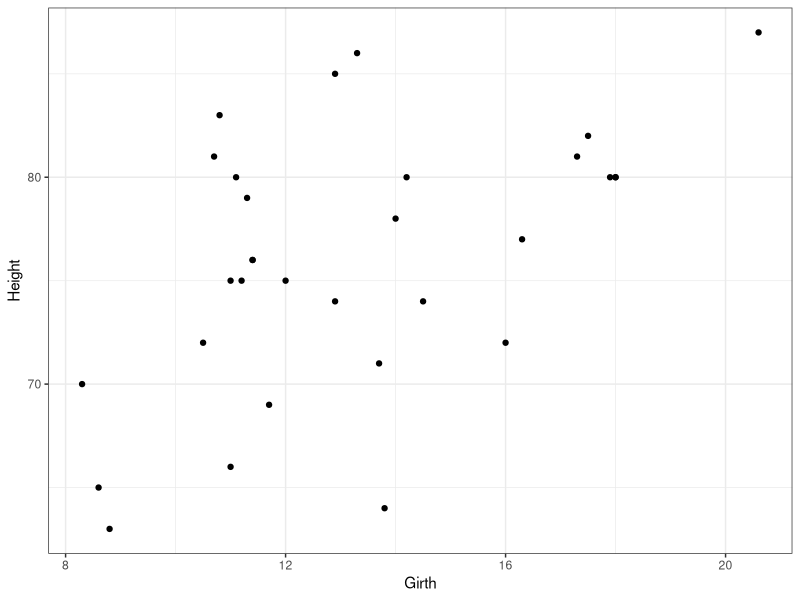
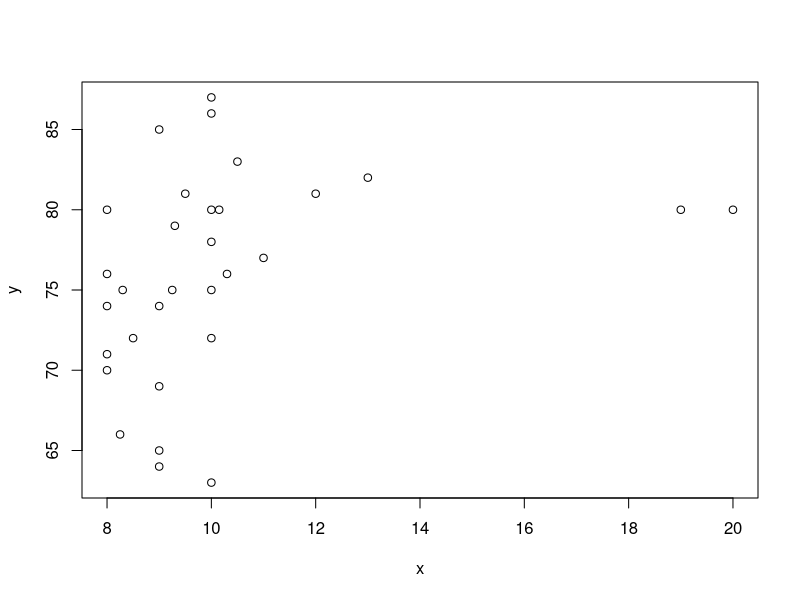
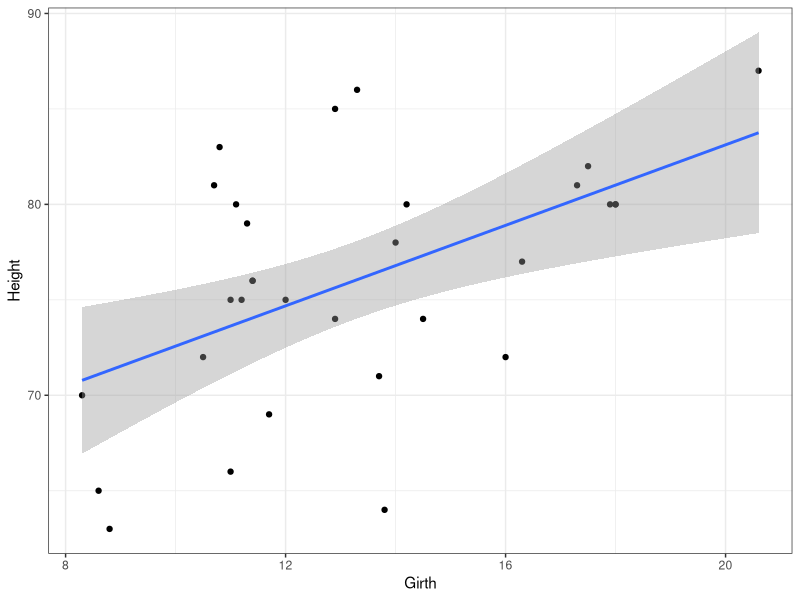
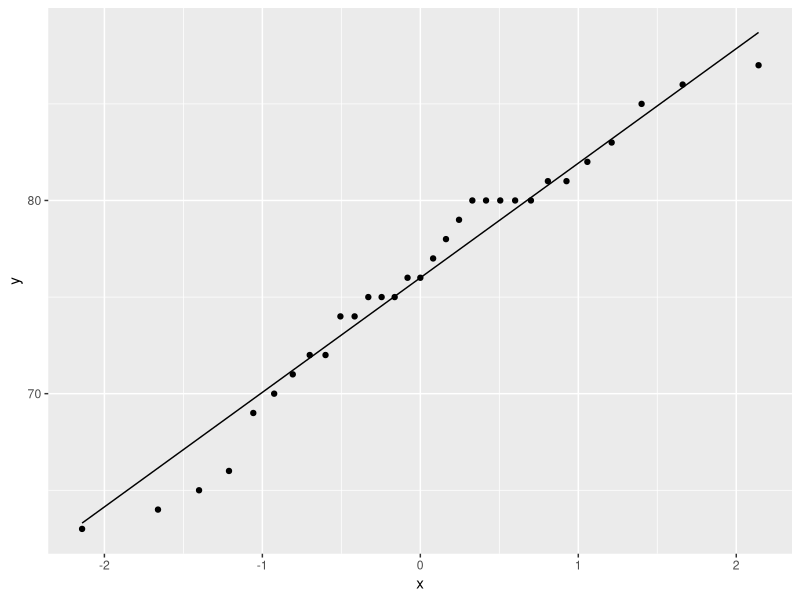
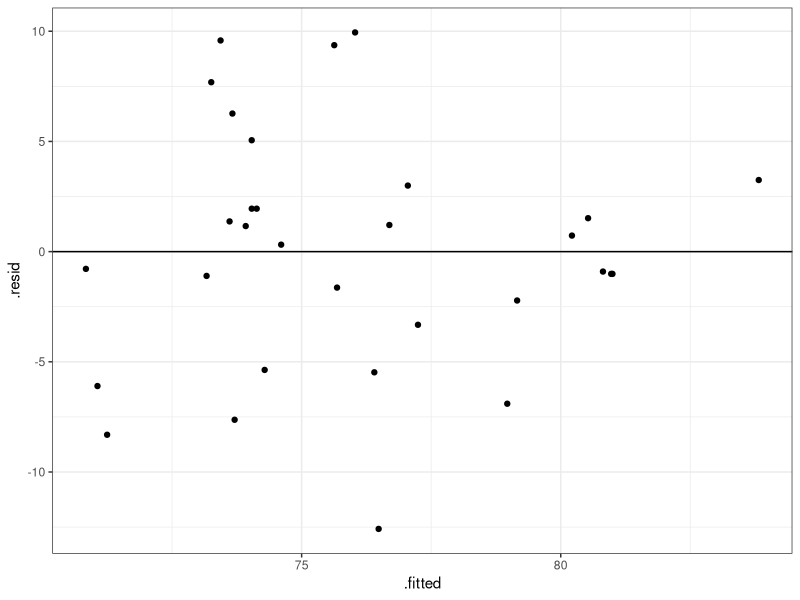
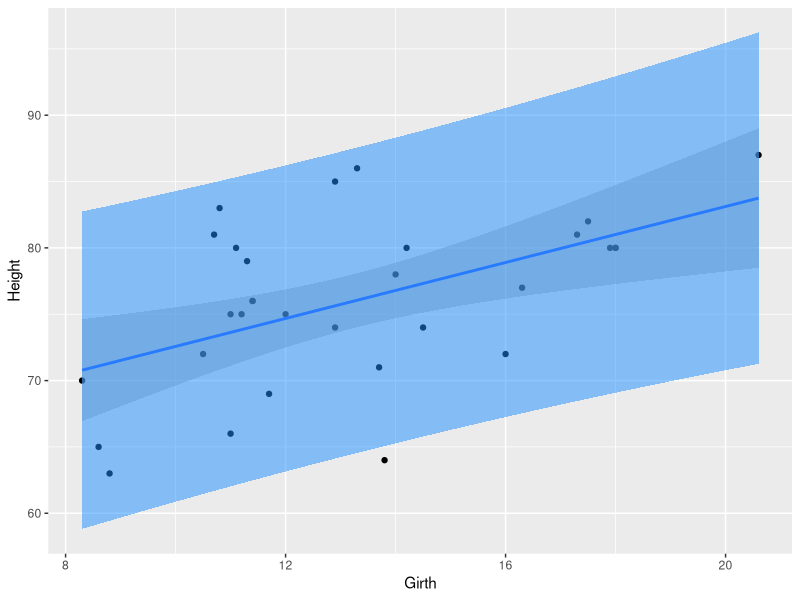
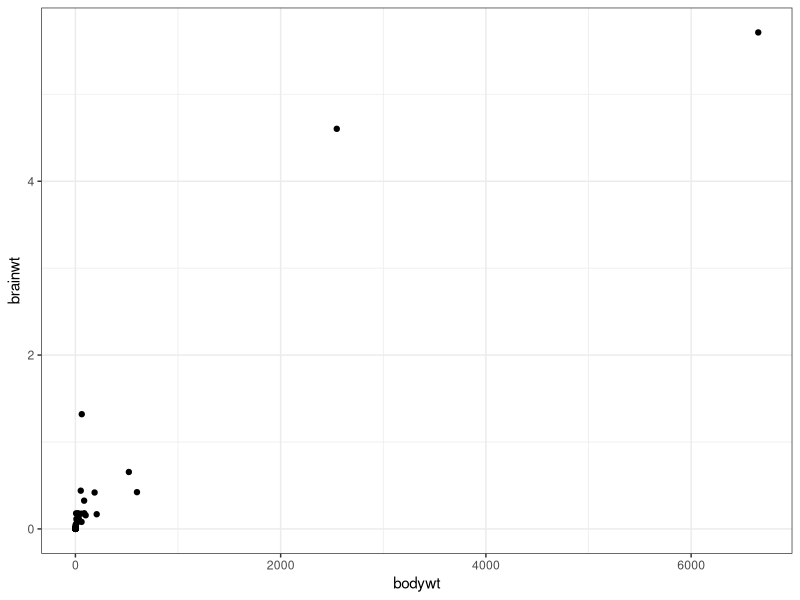
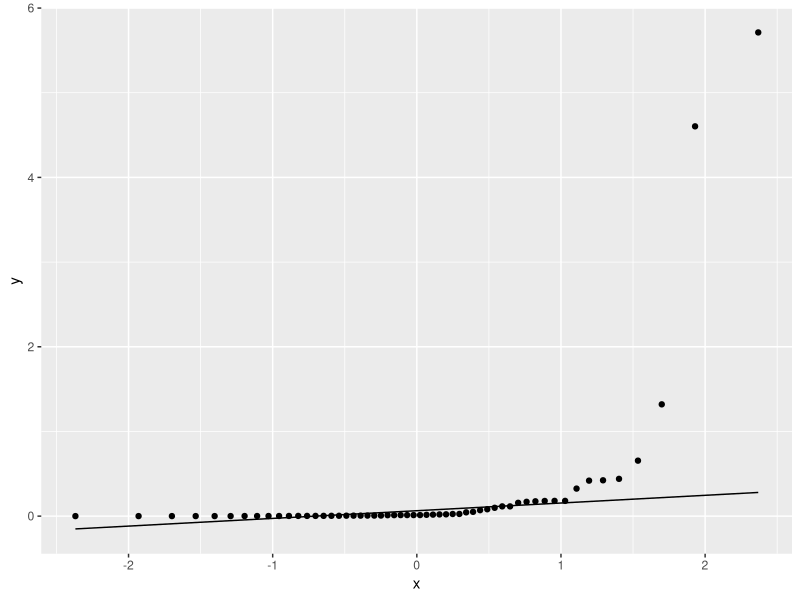

Recreate these plots in R, in order.
## ---- chunk 1
#| label: setup
#| include: false

# libraries
library(tidyverse)

# data objects
data("trees")
## ---- chunk 2
names(trees)
dim(trees)
head(trees)
## ---- chunk 3
ggplot(trees,
       aes(x = Girth,
           y = Height)) +
  geom_point() +
  theme_bw()
## ---- chunk 4
#| echo: false

y = trees$Height
x = c(8, 9, 10,
      8.5, 9.5, 10.5,
      8.25, 9.25, 10.15,
      8.3, 9.3, 10.3,
      8, 9, 10,
      8, 9, 10,
      8, 9, 10,
      8, 9, 10,
      11, 12, 13,
      10, 20, 19, 10)

plot(y~x)
## ---- chunk 5
ggplot(trees,
       aes(x = Girth,
           y = Height)) +
  geom_point() +
  geom_smooth(method = "lm") +
  theme_bw()
## ---- chunk 6
ggplot(trees,
       aes(sample = Height)) +
  stat_qq()+
  stat_qq_line()
## ---- chunk 7
tree_lm <- lm(Height ~ Girth, data = trees)
## ---- chunk 8
ggplot(tree_lm,
       aes(x = .fitted, y = .resid)) +
    geom_point(
      position = position_jitter(
        width = 0.1,
        height = 0)) +
    geom_hline(yintercept = 0) +
  theme_bw()
## ---- chunk 9
anova(tree_lm)
## ---- chunk 10
summary(tree_lm)
## ---- chunk 11
62.03 + 1.05 * 19.75
## ---- chunk 12
(76 - 62.03) / 1.05
## ---- chunk 13
predict(tree_lm, newdata = list(Girth = 19.75))
## ---- chunk 14
predict(tree_lm,
        newdata = list(Girth = 19.75),
        interval = "prediction")
## ---- chunk 15
girth_v <- seq(min(trees$Girth),
               max(trees$Girth),
               length.out = 100)

height_prediction <- predict(
  tree_lm,
  newdata = list(Girth = girth_v),
  interval = "prediction"
)

predict_plot_data <- data.frame(
  Girth = girth_v,
  height_prediction
) |>
  rename(Height = fit)

ggplot(trees,
       aes(x = Girth, 
           y = Height)) +
  geom_point() +
  geom_smooth(method = "lm") +
  geom_ribbon(data = predict_plot_data,
              aes(ymin = lwr, 
                  ymax = upr),
              fill = "dodgerblue", 
              alpha = 0.5)
## ---- chunk 16
data("msleep")
msleep
## ---- chunk 17
ggplot(msleep,
       aes(x = bodywt,
           y = brainwt)) +
  geom_point() +
  theme_bw() 
## ---- chunk 18
ggplot(msleep,
       aes(sample = brainwt)) +
  stat_qq()+
  stat_qq_line()
## ---- chunk 19
msleep_lm <- lm(brainwt ~ bodywt, data = msleep)
## ---- chunk 20
ggplot(msleep_lm,
       aes(x = .fitted, y = .resid)) +
    geom_point(
      position = position_jitter(
        width = 0.1,
        height = 0)) +
    geom_hline(yintercept = 0) +
  theme_bw()
## ---- chunk 21
ggplot(msleep,
       aes(x = bodywt,
           y = brainwt)) +
  geom_point() +
  theme_bw() +
  scale_x_continuous(trans = "log") +
  scale_y_continuous(trans = "log")
## ---- chunk 22
ggplot(msleep,
       aes(x = log(bodywt),
           y = log(brainwt))) +
  geom_point() +
  theme_bw() 
## ---- chunk 23
msleep_log_lm <- lm(log(brainwt) ~ log(bodywt), data = msleep)
## ---- chunk 24
ggplot(msleep,
       aes(sample = log(brainwt))) +
  stat_qq()+
  stat_qq_line()
## ---- chunk 25
ggplot(msleep_log_lm,
       aes(x = .fitted, y = .resid)) +
    geom_point() +
    geom_hline(yintercept = 0) +
  theme_bw()
## ---- chunk 26
summary(msleep_log_lm)
## ---- chunk 27
exp(-4.8 * 0.76 * log(50))
